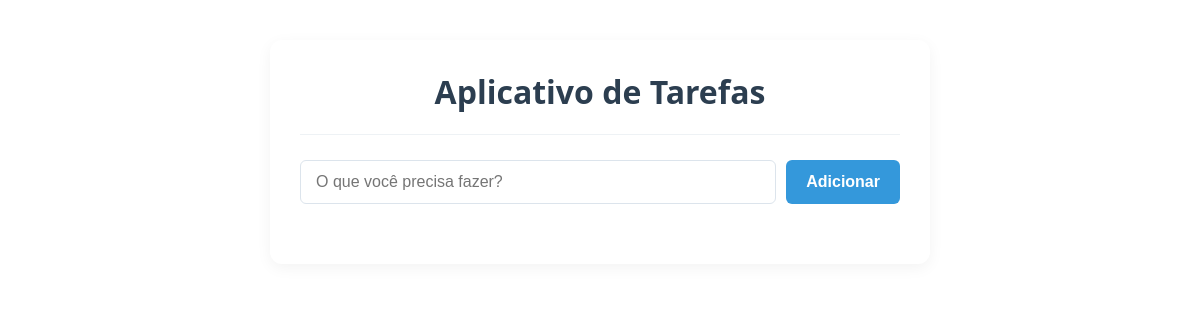
The app's page /, older data.
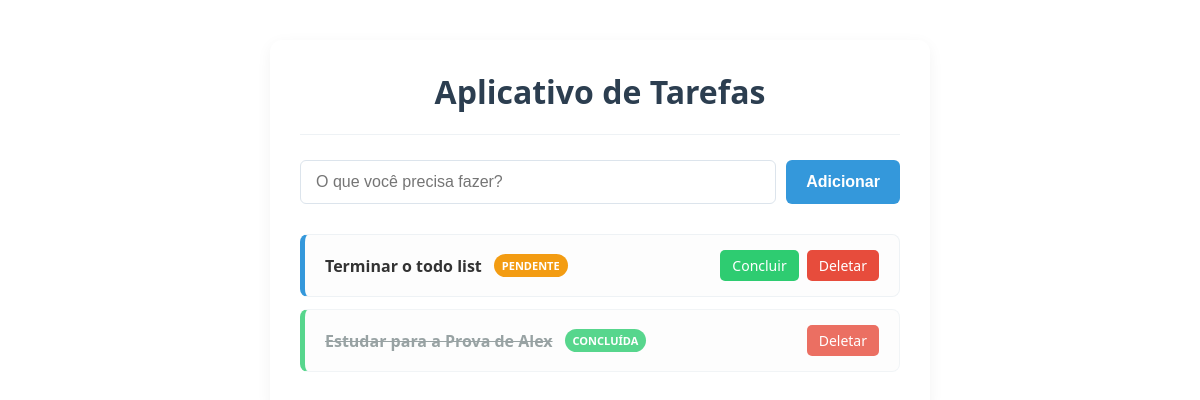
The same page, newer data.
### app_tarefas/models.py (models this page shows, shortened)
class Tarefa(models.Model):
    titulo = models.CharField(max_length=256)
    concluida = models.BooleanField(default=False)

### app_tarefas/views.py (the view)
# urls.py: path("", views.lista_tarefa, name="home"),
def lista_tarefa(request):
    if request.method == 'POST':
        novo_titulo = request.POST.get('novo_titulo')
        if novo_titulo:
            Tarefa.objects.create(titulo=novo_titulo)
        return redirect('home')
    minhas_tarefas = Tarefa.objects.all()
    contexto = {
        'tarefas': minhas_tarefas
    }
    return render(request, 'lista.html', contexto)

### app_tarefas/templates/lista.html (shortened to what this page needs)
<!DOCTYPE html>
<html lang="pt-br">
<head>
</head>
<body>
    <h1>Aplicativo de Tarefas</h1>
    <hr>
    <form method="POST">
        <input type="text" name="novo_titulo" placeholder="O que você precisa fazer?" required>
        <button type="submit">Adicionar</button>
    </form>
    <ul>
        {% for item in tarefas %}
        <li class="{% if item.concluida %}concluida{% endif %}">
            <div class="task-content">
                <strong class="task-title">{{ item.titulo }}</strong>
                {% if item.concluida %}
                    <span class="status-badge status-concluida">Concluída</span>
                {% else %}
                    <span class="status-badge status-pendente">Pendente</span>
                {% endif %}
            </div>
            <div class="actions">
                {% if not item.concluida %}
                    <a href="/concluir/{{ item.id }}/" class="btn-concluir">Concluir</a>
                {% endif %}
                <a href="/deletar/{{ item.id }}/" class="btn-deletar">Deletar</a>
            </div>
        </li>
        {% endfor %}
    </ul>
</body>
</html>

### app_tarefas/templates/lista.html (style rules this page uses)
body { font-family: 'Segoe UI', Tahoma, Geneva, Verdana, sans-serif; background-color: #f4f7f6; color: #333; max-width: 600px; margin: 40px auto; padding: 30px; background: #ffffff; border-radius: 12px; box-shadow: 0 4px 15px rgba(0,0,0,0.05); }
h1 { text-align: center; color: #2c3e50; margin-top: 0; }
hr { border: 0; height: 1px; background: #eef2f5; margin-bottom: 25px; }
form { display: flex; gap: 10px; margin-bottom: 30px; }
input[type="text"] { flex: 1; padding: 12px 15px; border: 1px solid #dce4ec; border-radius: 6px; font-size: 16px; outline: none; transition: border-color 0.2s; }
button { padding: 12px 20px; background-color: #3498db; color: white; border: none; border-radius: 6px; cursor: pointer; font-size: 16px; font-weight: 600; transition: background 0.2s; }
ul { list-style: none; padding: 0; margin: 0; }
li { background: #fdfdfd; margin-bottom: 12px; padding: 15px 20px; border-radius: 8px; display: flex; align-items: center; justify-content: space-between; border: 1px solid #eef2f5; border-left: 5px solid #3498db; transition: transform 0.2s, box-shadow 0.2s; }
li.concluida { border-left-color: #2ecc71; opacity: 0.8; }
.task-content { display: flex; align-items: center; gap: 12px; flex: 1; }
.task-title { font-size: 16px; }
li.concluida .task-title { text-decoration: line-through; color: #7f8c8d; }
.status-badge { font-size: 11px; padding: 4px 8px; border-radius: 12px; color: white; font-weight: bold; text-transform: uppercase; }
.status-concluida { background-color: #2ecc71; }
.status-pendente { background-color: #f39c12; }
.actions { display: flex; gap: 8px; }
a { text-decoration: none; padding: 6px 12px; border-radius: 5px; font-size: 14px; color: white; transition: opacity 0.2s; font-weight: 500; }
.btn-concluir { background-color: #2ecc71; }
.btn-deletar { background-color: #e74c3c; }

Row changes from the older to the newer data that the page shows:
added Tarefa: titulo "Terminar o todo list", concluida "PENDENTE"
added Tarefa: titulo "Estudar para a Prova de Alex", concluida "CONCLUÍDA"
